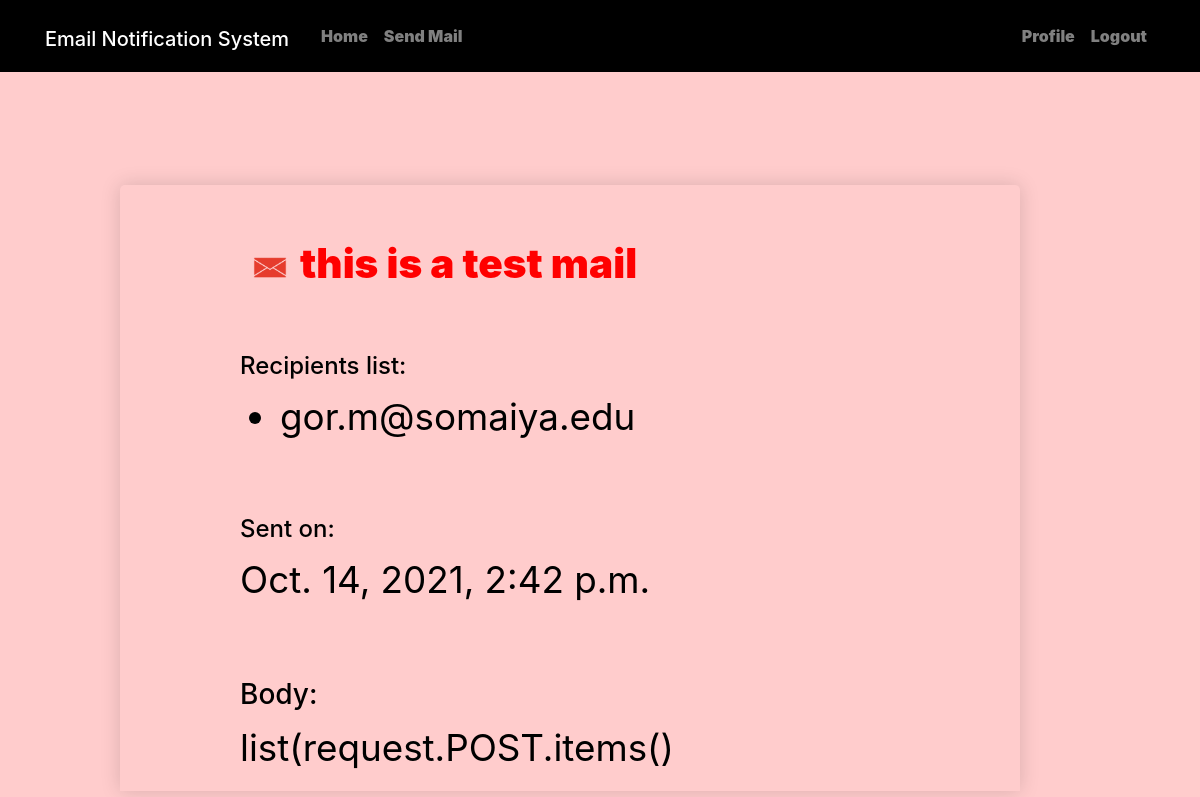
The app's page /mail/54 (signed in) with its own data.
### api/models.py (models this page shows, shortened)
class ScheduledMail(models.Model):
    sender = models.EmailField(max_length = 255)
    subject = models.CharField(max_length = 78)
    body = models.CharField(max_length = 40000)
    send_on = models.DateTimeField(default = datetime.now,blank=True)
    recipients_list = models.CharField(max_length = 1023)
    attachment_file = models.FileField(blank=True, null=True, upload_to='mail/uploads/')
    class Meta:
        ordering = ['-id', ]
    def tags_list(self):
        return self.recipients_list.split(',')

### mail/views.py (the view)
# urls.py: path('<int:pk>', MailView.as_view(), name='mail'),
class MailView(LoginRequiredMixin, DetailView):
    model = ScheduledMail
    template_name = 'mail/index.html'

### templates/mail/index.html (shortened to what this page needs)
{% extends "base.html" %}
{% block body %}
{% load static %}
<link rel="stylesheet" href="{% static 'css/mail/style.css' %}">
	{% if user.is_authenticated %}
	{% if request.user.email == object.sender %}
	<div class="mail-view">
		<br/>
	  <h3 id="sub"><img src="{% static 'img/mail.png' %}" width="60px">{{ object.subject }}</h3>
	  <br/>
	  <h4 >Recipients list: </h4>
		<ul class="email-ids">
			{% for mails in object.tags_list %}
			<li>{{ mails }}</li>
				{% endfor %}
		</ul>
	  <br/>
	  <h4>Sent on: </h4>
  	<p>{{ object.send_on }}</p>
	  <br/>
	<h3>Body: </h3>
	<p>{{ object.body }}</p>
	</div>
	{% else %}
<h3>Please<a href="{% url 'login' %}">Login</a> or <a href="{% url 'register' %}">Register</a></h3>
{% endif %}
{% endif %}
{% endblock body %}

### static/css/home/style.css (style rules this page uses)
body { padding: 0; margin: 0; background-color:#FFCCCC; box-shadow:inset -12px -12px 22px rgba(255, 250, 250, 0.25), inset 10px 10px 22px rgba(214, 149, 149, 0.72); }
.mail-view { position:absolute; top:20%; left:10%; width:75%; font-size:30px; color:black; border-collapse: collapse; margin: 25px 0; font-size: 2.3em; position: absolute; border-radius: 5px 5px 0 0; overflow: hidden; padding-left:10%; padding-right:10%; box-shadow: 0 0 20px rgba(0, 0, 0, 0.15); }
#sub, #sub>a { text-decoration:none; color:red; font-size:110%; font-weight:900; }
.email-ids { list-style-image:url("/static/img/mailsent.png"); }

### static/css/mail/style.css (style rules this page uses)
:root { --form-input-col: black; --form-input-back: #FFCCCC; --form-gradient: inset -12px -12px 22px rgba(255, 250, 250, 0.25), inset 10px 10px 22px rgba(214, 149, 149, 0.72); }

### records on screen
ScheduledMail: subject "this is a test mail", tags_list "gor.m@somaiya.edu", send_on "Oct. 14, 2021, 2:42 p.m.", body "list(request.POST.items()"
